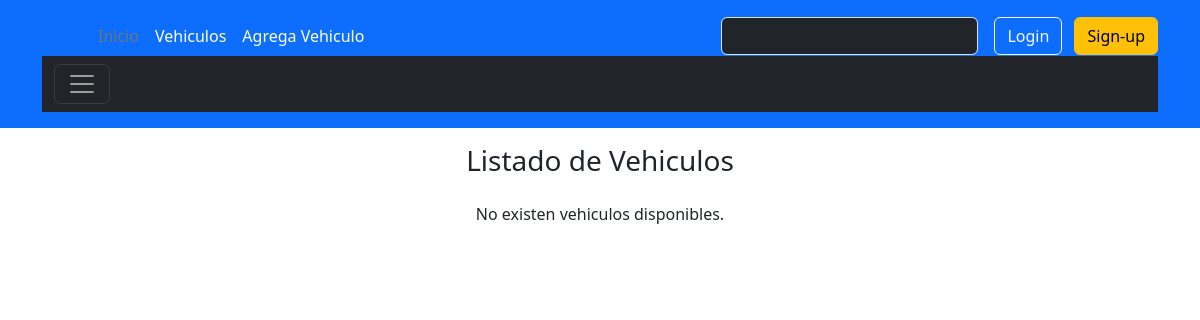
The page /vehiculo/ on the database as committed earlier.
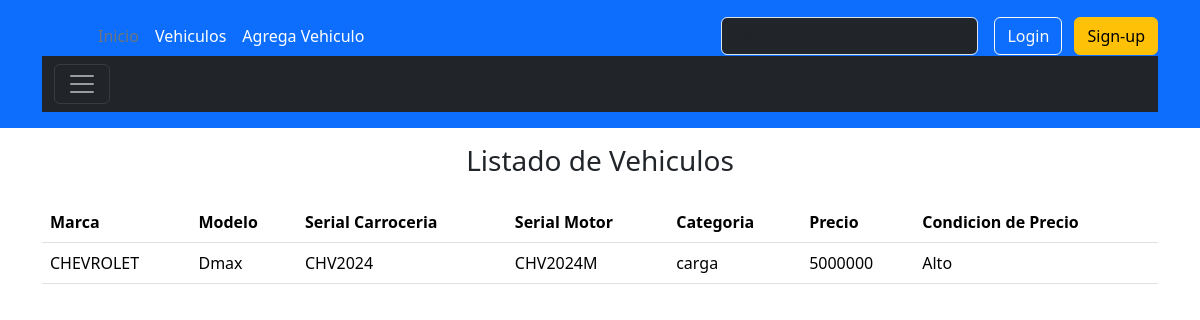
The same page on the database as committed later.
### vehiculo/models.py (models this page shows, shortened)
class Vehiculo(models.Model):
    MARCAS = [
        ('chevrolet', 'Chevrolet'),
        ('fiat', 'Fiat'),
        ('ford', 'Ford'),
        ('toyota', 'Toyota'),
    ]
    CATEGORIAS = [
        ('PARTICULAR', 'PARTICULAR'),
        ('TRANSPORTE', 'TRANSPORTE'),
        ('CARGA', 'CARGA'),
    ]
    marca = models.CharField(max_length=20, blank=False, null=False, choices=MARCAS, default='Ford')
    modelo = models.CharField(max_length=100, blank=False, null=False)
    serial_carroceria = models.CharField(max_length=50, blank=False, null=False)
    serial_motor = models.CharField(max_length=50, blank=False, null=False)
    categoria = models.CharField(max_length=20, blank=False, null=False, choices=CATEGORIAS, default='Particular')
    precio = models.PositiveIntegerField(blank=False, null=False,)
    fecha_creacion = models.DateTimeField(blank=False, null=False)
    fecha_modificacion = models.DateTimeField(blank=False, null=False)

### vehiculo/views.py (the view)
# urls.py: path('vehiculo/', views.VehiculosView.as_view(), name='vehiculo'),
class VehiculosView(ListView):
    model = Vehiculo
    template_name = "vehiculos/vehiculos.html"
    context_object_name = 'vehiculos'
    def get_context_data(self, **kwargs):
        context = super().get_context_data(**kwargs)
        context["titulo"] = 'Página de Vehiculos'
        return context

### templates/vehiculos/vehiculos.html (shortened to what this page needs)
{% extends "layouts/base.html" %}
{% block contenido %}
<main class="container">
    <section id="listado-productos">
        <h3 class="text-center py-3">Listado de Vehiculos</h3>
        {% if vehiculos %}
            <table class="table">
            <thead>
                <tr>
                    <th scope="col">Marca</th>
                    <th scope="col">Modelo</th>
                    <th scope="col">Serial Carroceria</th>
                    <th scope="col">Serial Motor</th>
                    <th scope="col">Categoria</th>
                    <th scope="col">Precio</th>
                    <th scope="col">Condicion de Precio</th>
                </tr>
            </thead>
            <tbody>
                {% for vehiculo in vehiculos %}
                <tr>
                    <td>{{vehiculo.marca|upper}}</td>
                    <td>{{vehiculo.modelo}}</td>
                    <td>{{vehiculo.serial_carroceria}}</td>
                    <td>{{vehiculo.serial_motor}}</td>
                    <td>{{vehiculo.categoria}}</td>
                    <td>{{vehiculo.precio}}</td>
                    {% if vehiculo.precio > 30000 %}
                        <td>Alto</td>
                    {% endif %}
                </tr>
                {% endfor %}
            </tbody>
        </table>
        {% else %}
        <p class="text-center">No existen vehiculos disponibles.</p>
        {% endif %}
    </section>
</main>
{% endblock contenido %}

### templates/layouts/base.html (shortened to what this page needs)
{% load static %}
<!DOCTYPE html>
<html lang="es">
<head>
    <link href="https://cdn.jsdelivr.net/npm/bootstrap@5.3.3/dist/css/bootstrap.min.css" rel="stylesheet">
    <link rel="stylesheet" href="{% static "/css/styles.css" %}">
</head>
<body>
    {% include "partials/navbar.html" %}
    {% block contenido %}
    {% endblock contenido %}
</body>
</html>

### templates/partials/navbar.html (shortened to what this page needs)
<header class="p-3 text-bg-primary">
    <div class="container">
      <div class="d-flex flex-wrap align-items-center justify-content-center justify-content-lg-start">
        <a href="/" class="d-flex align-items-center mb-2 mb-lg-0 text-white text-decoration-none">
          <svg class="bi me-2" width="40" height="32" role="img" aria-label="Bootstrap"><use xlink:href="#bootstrap"></use></svg>
        </a>
        <ul class="nav col-12 col-lg-auto me-lg-auto mb-2 justify-content-center mb-md-0">
          <li><a href="{% url "index" %}" class="nav-link px-2 text-secondary">Inicio</a></li>
          <li><a href="{% url "vehiculo" %}" class="nav-link px-2 text-white">Vehiculos</a></li>
          <li><a href="{% url "add_vehiculo" %}" class="nav-link px-2 text-white">Agrega Vehiculo</a></li>
        </ul>
        <form class="col-12 col-lg-auto mb-3 mb-lg-0 me-lg-3" role="search">
          <input type="search" class="form-control form-control-dark text-bg-dark" placeholder="Search..." aria-label="Search">
        </form>
        {% if not user.is_authenticated %}
        <div class="text-end">
          <a class="btn btn-outline-light me-2" href="{% url "login" %}">Login</a>
          <a class="btn btn-warning" href="{% url "registro" %}">Sign-up</a>
        </div>
        {% endif %}
      </div>
      <div>
        <nav class="navbar navbar-dark bg-dark">
          <div class="container-fluid">
            <button class="navbar-toggler" type="button" data-bs-toggle="collapse" data-bs-target="#navbarToggleExternalContent" aria-controls="navbarToggleExternalContent" aria-expanded="false" aria-label="Toggle navigation">
              <span class="navbar-toggler-icon"></span>
            </button>
          </div>
        </nav>
      </div>
    </div>
  </header>

### static/css/styles.css (style rules this page uses)
form input, form label { display: block; }
form input, form label, form select { width: 100%; }

Rows that differ between the two databases and show on the page:
added Vehiculo: marca "CHEVROLET", modelo "Dmax", serial_carroceria "CHV2024", serial_motor "CHV2024M", categoria "carga", precio "5000000", shows "Alto"
Other text that changed with them:
text no longer shown: "No existen vehiculos disponibles."
text now shown: "Marca Modelo Serial Carroceria Serial Motor Categoria Precio Condicion de Precio"
